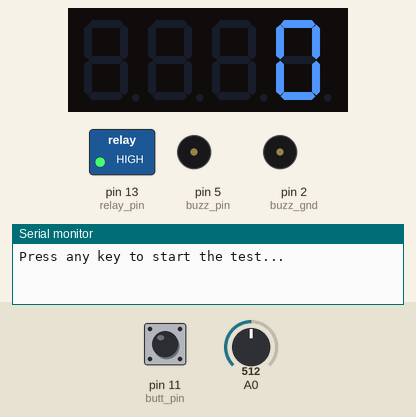
Simulated run of this sketch. Board: Arduino Uno, built with avr-gcc and run on an emulated ATmega328P. On the bench: 4-digit seven-segment display, switched loads named in the sketch (green lamp = pin HIGH), buzzer (waves = sounding, pin HIGH), the last lines printed to the serial monitor. The test bench sets the inputs (shaded band); at power-on: pin 11 (butt_pin) HIGH, A0 = 512. Pins used as bus, display or sensor lines are not drawn.

Above: at 0.8 s.
0.9 s: pin 11 (butt_pin) pulled LOW for 0.15 s
At 1.3 s:
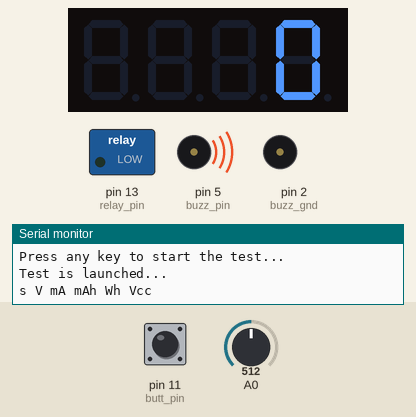
At 2.6 s:
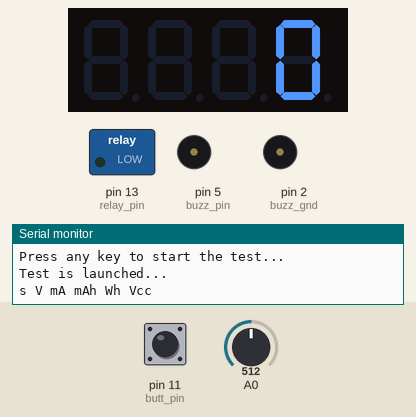
2.9 s: A0 set to 306
At 6.22 s:
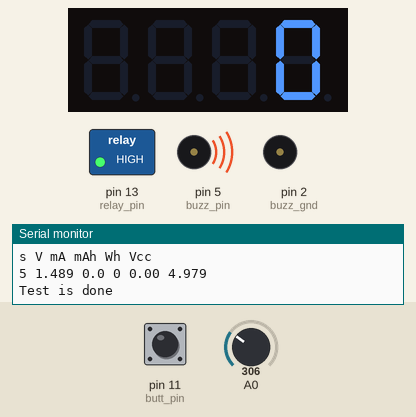
Timing chart, 0 to 14.1 s (numbered marks = the images above; inputs shaded):
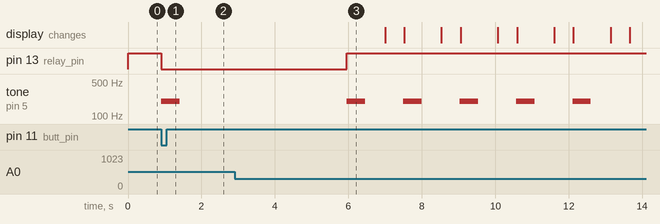

The sketch:

capacity_tester_disp1637_AlexGyver.ino
```cpp
#define NUM_READS 100
#include "TM1637.h"  //библиотека дисплея

byte load_pin=0; //пин нагрузки (аналоговый!!!!)

byte buzz_gnd=2; //динамик земля
byte buzz_pin=5; //динамик сигнал

byte disp_gnd=6; //земля дисплея
byte CLK = 7;  //пин дисплея
byte DIO = 8;  //пин дисплея
byte disp_vcc=10;  //питание дисплея
TM1637 disp(CLK,DIO);   //обозвать дисплей disp

byte butt_pin=11;  //состояние кнопки
byte butt_gnd=12;  //земля кнопки

byte relay_pin=13; //пин реле

const float typVbg = 1.095; // 1.0 -- 1.2
float Voff = 1.5; // напряжение отсечки (для Li-ion=2.5 В, для LiPo=3.0 В)
float R = 124; //сопротивление нагрузки
float I;
float cap = 0; //начальная ёмкость
float V;
float Vcc;
float Wh = 0;
unsigned long prevMillis;
unsigned long testStart;

String cap_string;

void setup() {
  pinMode(relay_pin, OUTPUT);  //пин реле как выход
  digitalWrite(relay_pin, HIGH); //выключить реле (оно обратное у меня)

  pinMode(buzz_pin, OUTPUT); //пищалка
  pinMode(buzz_gnd, OUTPUT); //пищалка
  digitalWrite(buzz_gnd, 0);

  pinMode(butt_pin, INPUT_PULLUP); //кнопка подтянута
  pinMode(butt_gnd, OUTPUT); //земля кнопки
  digitalWrite(butt_gnd, 0);

  pinMode(disp_vcc, OUTPUT); //питание дисплея
  pinMode(disp_gnd, OUTPUT); //земля дисплея
  digitalWrite(disp_vcc, 1);
  digitalWrite(disp_gnd, 0);

  disp.init();  //инициализация дисплея
  disp.set(5);  //яркость (0-7)

  Serial.begin(9600);  //открыть порт для связи с компом
  Serial.println("Press any key to start the test...");  //Отправьте любой символ для начала теста
  while (Serial.available() == 0) {
    disp.display(3,0);
    if (digitalRead(butt_pin)==0) {break;}  //или нажмите кнопку, чтобы начать тест!
  }
  tone(buzz_pin,200,500);
  Serial.println("Test is launched...");
  Serial.print("s");
  Serial.print(" ");
  Serial.print("V");
  Serial.print(" ");
  Serial.print("mA");
  Serial.print(" ");
  Serial.print("mAh");
  Serial.print(" ");
  Serial.print("Wh");
  Serial.print(" ");
  Serial.println("Vcc");
  digitalWrite(relay_pin, LOW); //Переключить реле (замкнуть акум на нагрузку)
  testStart = millis();  //время начала теста в системе отсчёта ардуины
  prevMillis = millis();  //время первого шага
}

void loop() {
  Vcc = readVcc(); //хитрое считывание опорного напряжения (функция readVcc() находится ниже)
  V = (readAnalog(load_pin) * Vcc) / 1023.000; //считывание напряжения АКБ
  I = V/R; //расчет тока по закону Ома, в Амперах
  cap += I*(millis()-prevMillis)/3600000*1000; //расчет емкости АКБ в мАч
  Wh += I*V *(millis() - prevMillis)/3600000; //расчет емкости АКБ в ВтЧ
  prevMillis = millis();
  sendData(); // отправка данных

  if (V < Voff) { //выключение нагрузки при достижении минимального напряжения
    digitalWrite(relay_pin, HIGH);  //разорвать цепь (отключить акб от нагрузки)
    Serial.println("Test is done");  //тест закончен

    for (int i=0; i<5; i++) {  //выполнить 5 раз
      tone(buzz_pin,200,500);   //пищать на 3 пин частотой 100 герц 500 миллисекунд
      disp_print(cap_string);
      delay(1000);
      disp.clearDisplay();
      delay(500);
    }

    while (2 > 1) {  //бесконечный цикл, чтобы loop() не перезапустился + моргаем результатом!
      disp_print(cap_string);
      delay(1000);
      disp.clearDisplay();
      delay(500);
    }
  }
}

void sendData() {       //функция, которая посылает данные в порт
  Serial.print((millis() - testStart) / 1000);
  Serial.print(" ");
  Serial.print(V, 3);
  Serial.print(" ");
  Serial.print(I, 1);
  Serial.print(" ");
  Serial.print(cap, 0);
  Serial.print(" ");
  Serial.print(Wh, 2);
  Serial.print(" ");
  Serial.println(Vcc, 3);
  cap_string=String(round(cap));
  disp_print(cap_string);
}

//----------Функция точного определения опорного напряжения для измерения напряжения на акуме-------
float readAnalog(int pin) {
  // read multiple values and sort them to take the mode
  int sortedValues[NUM_READS];
  for (int i = 0; i < NUM_READS; i++) {
    delay(25);
    int value = analogRead(pin);
    int j;
    if (value < sortedValues[0] || i == 0) {
      j = 0; //insert at first position
    }
    else {
      for (j = 1; j < i; j++) {
        if (sortedValues[j - 1] <= value && sortedValues[j] >= value) {
          // j is insert position
          break;
        }
      }
    }
    for (int k = i; k > j; k--) {
      // move all values higher than current reading up one position
      sortedValues[k] = sortedValues[k - 1];
    }
    sortedValues[j] = value; //insert current reading
  }
  //return scaled mode of 10 values
  float returnval = 0;
  for (int i = NUM_READS / 2 - 5; i < (NUM_READS / 2 + 5); i++) {
    returnval += sortedValues[i];
  }
  return returnval / 10;
}
//----------Функция точного определения опорного напряжения для измерения напряжения на акуме КОНЕЦ-------


//----------фильтр данных (для уменьшения шумов и разброса данных)-------
float readVcc() {
  // read multiple values and sort them to take the mode
  float sortedValues[NUM_READS];
  for (int i = 0; i < NUM_READS; i++) {
    float tmp = 0.0;
    ADMUX = _BV(REFS0) | _BV(MUX3) | _BV(MUX2) | _BV(MUX1);
    ADCSRA |= _BV(ADSC); // Start conversion
    delay(25);
    while (bit_is_set(ADCSRA, ADSC)); // measuring
    uint8_t low = ADCL; // must read ADCL first - it then locks ADCH
    uint8_t high = ADCH; // unlocks both
    tmp = (high << 8) | low;
    float value = (typVbg * 1023.0) / tmp;
    int j;
    if (value < sortedValues[0] || i == 0) {
      j = 0; //insert at first position
    }
    else {
      for (j = 1; j < i; j++) {
        if (sortedValues[j - 1] <= value && sortedValues[j] >= value) {
          // j is insert position
          break;
        }
      }
    }
    for (int k = i; k > j; k--) {
      // move all values higher than current reading up one position
      sortedValues[k] = sortedValues[k - 1];
    }
    sortedValues[j] = value; //insert current reading
  }
  //return scaled mode of 10 values
  float returnval = 0;
  for (int i = NUM_READS / 2 - 5; i < (NUM_READS / 2 + 5); i++) {
    returnval += sortedValues[i];
  }
  return returnval / 10;
}
//----------фильтр данных (для уменьшения шумов и разброса данных) КОНЕЦ-------

void disp_print(String x) {
  disp.point(POINT_OFF);
  switch (x.length()) {         //кароч тут измеряется длина строки и соотвествено выводится всё на дисплей
  case 1:
    disp.display(0,18);
    disp.display(1,18);
    disp.display(2,18);
    disp.display(3,x[0]- '0');
    break;
  case 2:
    disp.display(0,18);
    disp.display(1,18);
    disp.display(2,x[0]- '0');
    disp.display(3,x[1]- '0');
    break;
  case 3:
    disp.display(0,18);
    disp.display(1,x[0]- '0');
    disp.display(2,x[1]- '0');
    disp.display(3,x[2]- '0');
    break;
  }
}
```

Measured:
- after the input at 0.9 s, pin 13 (relay_pin): HIGH → LOW at once; tone on pin 5 (buzz_pin): silent → 200 Hz at once, → silent 0.50 s later
- after the input at 2.9 s, pin 13 (relay_pin): LOW → HIGH after 3.1 s; tone on pin 5 (buzz_pin): alternates 200 Hz for 0.50 s and silent for 1.0 s, 10 changes in all, then stays silent, starting after 3.1 s
